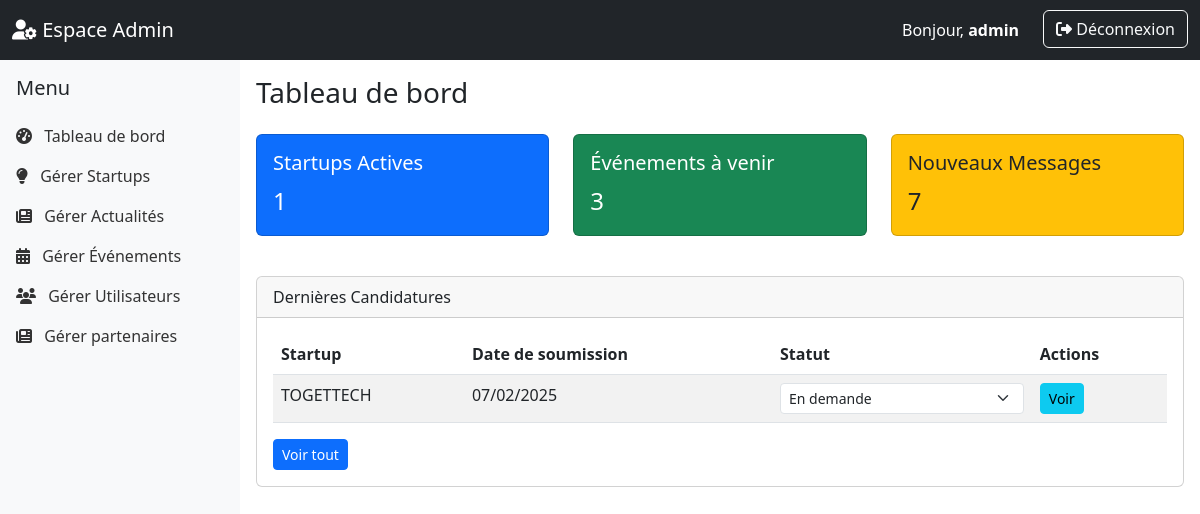
The app's page /admin/admin.php (signed in) with its own data.
### tables this page shows
CREATE TABLE `applications` (
  `id` int NOT NULL,
  `full_name` varchar(255) NOT NULL,
  `email` varchar(255) NOT NULL,
  `phone` varchar(50) NOT NULL,
  `project_name` varchar(255) NOT NULL,
  `sector` varchar(100) NOT NULL,
  `description` text NOT NULL,
  `document_path` varchar(255) DEFAULT NULL,
  `status` enum('pending','accepted','rejected') DEFAULT 'pending',
  `created_at` timestamp NULL DEFAULT CURRENT_TIMESTAMP
);

### admin/admin.php (the view, shortened to what this page needs)
<!DOCTYPE html>
<html lang="fr">
<head>
    <link rel="stylesheet" href="https://cdn.jsdelivr.net/npm/bootstrap@5.3.0/dist/css/bootstrap.min.css">
    <link rel="stylesheet" href="https://cdnjs.cloudflare.com/ajax/libs/font-awesome/6.4.2/css/all.min.css">
</head>
<body>
    <?php include 'components/navbar.php'; ?>
    <?php include 'components/sidebar.php'; ?>
    <div id="main-content">
        <h1 class="h3 mb-4">Tableau de bord</h1>
        <?php
        require_once './config/database.php';
        $sql = "SELECT COUNT(*) AS total_startups FROM startups";
        $stmt = $pdo->query($sql);
        $result = $stmt->fetch(PDO::FETCH_ASSOC);
        $totalStartups = $result['total_startups'] ?? 0;
        ?>
        <div class="row mb-4">
            <div class="col-md-4">
                <div class="card bg-primary text-white mb-3">
                    <div class="card-body">
                        <h5 class="card-title">Startups Actives</h5>
                        <p class="card-text fs-4"><?php echo htmlspecialchars($totalStartups); ?></p>
                    </div>
                </div>
            </div>
            <div class="col-md-4">
                <div class="card bg-success text-white mb-3">
                    <div class="card-body">
                        <h5 class="card-title">Événements à venir</h5>
                        <p class="card-text fs-4">3</p>
                    </div>
                </div>
            </div>
            <div class="col-md-4">
                <div class="card bg-warning text-dark mb-3">
                    <div class="card-body">
                        <h5 class="card-title">Nouveaux Messages</h5>
                        <p class="card-text fs-4">7</p>
                    </div>
                </div>
            </div>
        </div>
        <?php
        require_once './config/database.php';
        $sql = "SELECT id, project_name, created_at, status FROM applications ORDER BY created_at DESC LIMIT 10";
        $stmt = $pdo->query($sql);
        $applications = $stmt->fetchAll(PDO::FETCH_ASSOC);
        ?>
        <div class="card mb-4">
            <div class="card-header">
                Dernières Candidatures
            </div>
            <div class="card-body">
                <table class="table table-striped">
                    <thead>
                        <tr>
                            <th scope="col">Startup</th>
                            <th scope="col">Date de soumission</th>
                            <th scope="col">Statut</th>
                            <th scope="col">Actions</th>
                        </tr>
                    </thead>
                    <tbody>
                        <?php if (!empty($applications)): ?>
                            <?php foreach ($applications as $application): ?>
                                <tr>
                                    <td><?php echo htmlspecialchars($application['project_name']); ?></td>
                                    <td><?php echo date('d/m/Y', strtotime($application['created_at'])); ?></td>
                                    <td>
                                        <form method="POST" action="">
                                            <select name="status" class="form-select form-select-sm"
                                                onchange="this.form.submit()">
                                                <option value="pending" <?php echo $application['status'] === 'pending' ? 'selected' : ''; ?>>En demande</option>
                                            </select>
                                        </form>
                                    </td>
                                    <td>
                                        <a href="view_application.php?id=<?php echo $application['id']; ?>"
                                            class="btn btn-sm btn-info">Voir</a>
                                    </td>
                                </tr>
                            <?php endforeach; ?>
                        <?php else: ?>
                            <tr>
                                <td colspan="4" class="text-center">Aucune candidature disponible.</td>
                            </tr>
                        <?php endif; ?>
                    </tbody>
                </table>
                <a href="manage_startups.php" class="btn btn-sm btn-primary">Voir tout</a>
            </div>
        </div>
    </div>
</body>
</html>

### admin/components/navbar.php (style rules this page uses)
#main-content { margin-left: 240px; margin-top: 60px; padding: 1rem; }

### records on screen
applications: project_name "TOGETTECH", created_at "07/02/2025", status "En demande"

### other values on screen
$adminName "admin"
$totalStartups "1"
